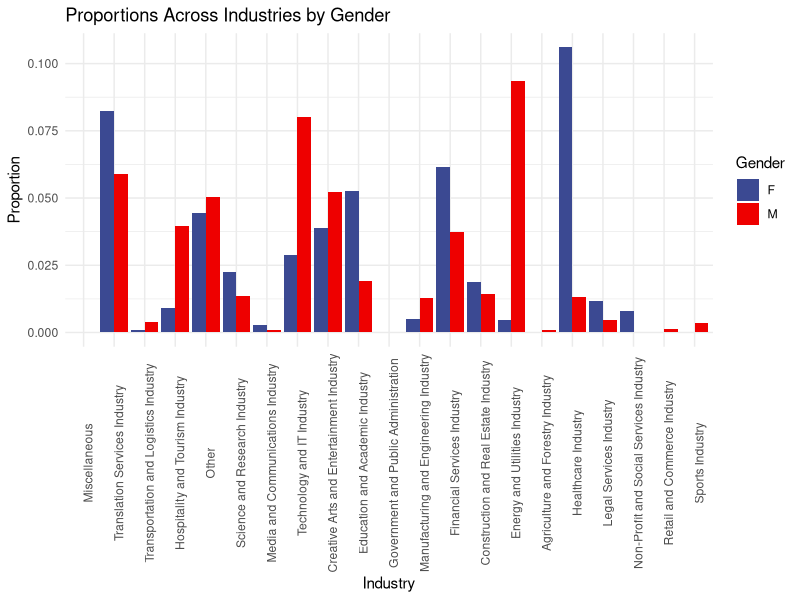
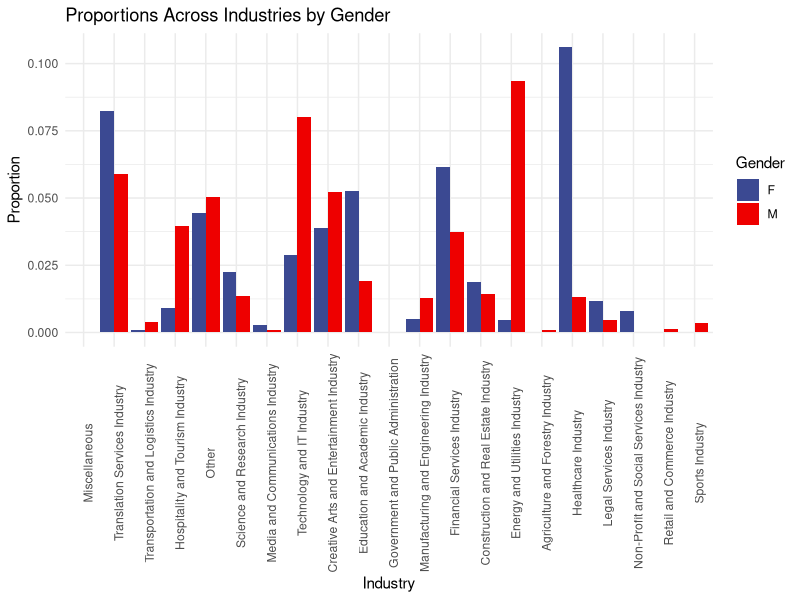

R code for these plots, in order:

## Messi H.J. Lee
# Project Milestone

## Script date: 27 Nov 2023

# Install and/or load packages -------------------------------------------------

if(!require("tidyverse")){install.packages("tidyverse", dependencies = TRUE); require("tidyverse")}
if(!require("ggplot2")){install.packages("ggplot2", dependencies = TRUE); require("ggplot2")}
if(!require("ggsci")){install.packages("ggsci", dependencies = TRUE); require("ggsci")}

# Import classified text -------------------------------------------------------

jobs = read.csv('../Zero-Shot Classification/classified_jobs_21.csv') %>%
  mutate(text = factor(text, levels = unique(text))) %>%
  mutate(industry = factor(industry, levels = unique(industry)))

male = jobs %>% filter(gender == 'M')
female = jobs %>% filter(gender == 'F')

# Define function to estimate 95% CI of entropy measure (text column) ----------

boot_text <- function(data, R, conf.level = 0.05){
  
  entropy_list = numeric(R)
  
  for (i in c(1:R)){
    sampled_data <- sample_n(data, nrow(data), replace = TRUE)
    text_table <- table(sampled_data$text)
    text_prop <- prop.table(text_table)
    
    # Calculate entropy measure using the proportions
    small_value = .Machine$double.eps # Use some epsilon value to address categories with 0 value 
    entropy = -sum((text_prop + small_value) * log(text_prop + small_value, base = 2))
    entropy_list[i] = entropy
  }
  
  lower.bound = quantile(entropy_list, conf.level/2)
  upper.bound = quantile(entropy_list, 1 - conf.level/2)
  estimate = quantile(entropy_list, 0.50)
  
  print(c(lower.bound, estimate, upper.bound))
  return(c(lower.bound, estimate, upper.bound))
  
}

# Calculate 95% CI of the four groups (text) -----------------------------------

male.text.ci = boot_text(male, 1000)
female.text.ci = boot_text(female, 1000)

# Compare distributions of the industry column ---------------------------------

boot_industry <- function(data, R, conf.level = 0.05){
  
  entropy_list = numeric(R)
  
  for (i in c(1:R)){
    sampled_data <- sample_n(data, nrow(data), replace = TRUE)
    industry_table <- table(sampled_data$industry)
    industry_prop <- prop.table(industry_table)
    
    # Calculate entropy measure using the proportions
    small_value = .Machine$double.eps # Use some epsilon value to address categories with 0 value 
    entropy = -sum((industry_prop + small_value) * log(industry_prop + small_value, base = 2))
    entropy_list[i] = entropy
  }
  
  lower.bound = quantile(entropy_list, conf.level/2)
  upper.bound = quantile(entropy_list, 1 - conf.level/2)
  estimate = quantile(entropy_list, 0.50)
  
  print(c(lower.bound, estimate, upper.bound))
  return(c(lower.bound, estimate, upper.bound))
  
}

# Calculate 95% CI of the four groups (industry) -------------------------------

male.industry.ci = boot_industry(male, 1000)
female.industry.ci = boot_industry(female, 1000)

# Visualize the distributions --------------------------------------------------

proportions_df <- jobs %>%
  group_by(gender, industry) %>%
  summarize(count = n(), .groups = 'drop') %>%
  mutate(total = sum(count), proportion = count / total)%>%
  complete(industry, gender, fill = list(proportion = 0))

ggplot(proportions_df, aes(x = industry, y = proportion, fill = gender)) +
  geom_bar(stat = "identity", position = position_dodge()) +
  scale_fill_brewer(palette = "Set1") +
  theme_minimal() +
  labs(title = "Proportions Across Industries by Gender",
       x = "Industry",
       y = "Proportion",
       fill = "Gender") +
  theme(axis.text.x = element_text(angle = 90)) +
  scale_fill_aaas()

ggsave("../Figures/industry_proportions_by_gender.png", 
       width = 8, height = 8, dpi = "retina", bg = "white")

